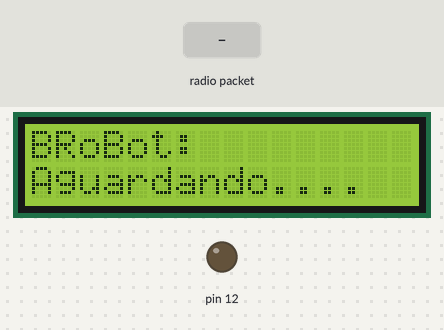
Recording of a sketch running on a simulated Arduino Uno, built with avr-gcc and run on an emulated ATmega328P. Shown: 16×2 character LCD, output pins drawn as LEDs (lit = HIGH). The inputs (shaded band) are chosen by the test bench. No radio packets arrive unless stated.

Above: at 1.2 s.
1.3 s: radio packet "1" arrives
At 2.3 s:
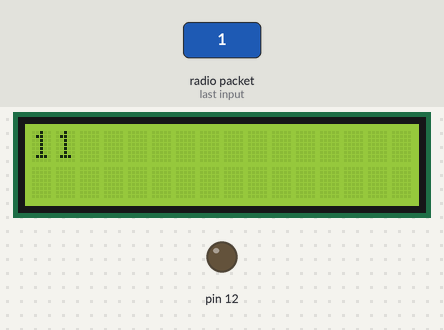
2.8 s: radio packet "0" arrives
At 3.4 s:
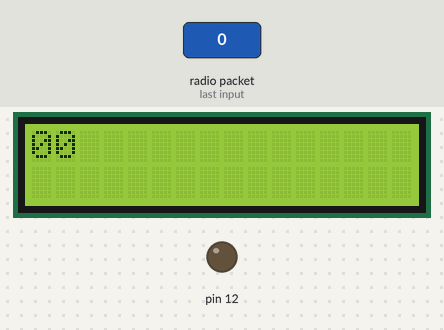
4.3 s: radio packet "2" arrives
At 4.6 s:
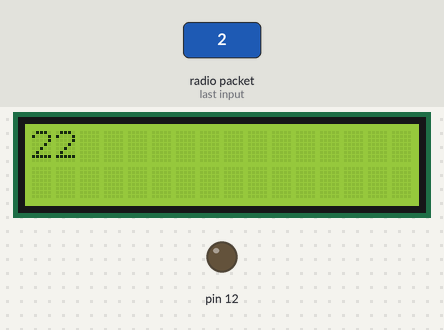
Timing chart, 0 to 7.3 s (numbered marks = the images above; inputs shaded):
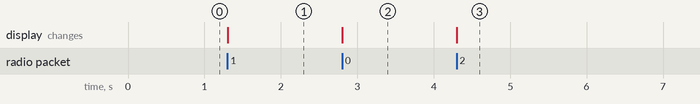

Measured:
- after the input at 1.3 s, the display: changes at once (image 1)
- after the input at 2.8 s, the display: changes at once (image 2)
- after the input at 4.3 s, the display: changes at once (image 3)

The sketch:

Teste_Receptor.pde
```cpp
#include <VirtualWire.h>
#include <LiquidCrystal.h>

uint8_t buf[VW_MAX_MESSAGE_LEN];
uint8_t buflen = VW_MAX_MESSAGE_LEN;

LiquidCrystal lcd(14, 17, 4, 3, 2, 18);

void setup() {
  setupReceptorRF();
  lcd.begin(16, 2);
  initLCD();
}
void initLCD()  {
  lcd.clear();
  lcd.setCursor(0, 0);
  lcd.print("BRoBot:");
  lcd.setCursor(0, 1);
  lcd.print("Aguardando....");
}
void setupReceptorRF() {
  pinMode(1,INPUT);
  pinMode(12, OUTPUT);
  vw_set_rx_pin (1);   //Pino que recebe os dados
  vw_setup(2000);     // Bits per sec
  vw_rx_start();       // Start the receiver PLL running
}

void loop(){
  uint8_t buf[VW_MAX_MESSAGE_LEN];
  uint8_t buflen = VW_MAX_MESSAGE_LEN;
  if (vw_get_message(buf, &buflen)) // Non-blocking
  {
    char conteudo[buflen];
    for(int x=0;x<buflen;x++) {
      conteudo[x]=buf[x];
    }
    lcd.clear();
    lcd.setCursor(0,0);
    lcd.print(conteudo);

  }
}
```
